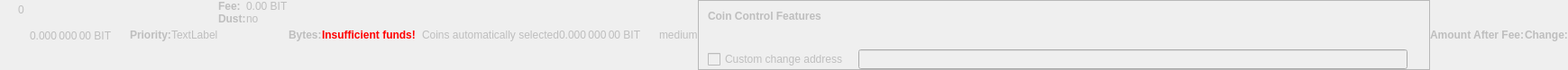
    <widget class="QWidget" name="dummyHideWidget" native="true">
     <property name="enabled">
      <bool>false</bool>
     </property>
     <property name="maximumSize">
      <size>
       <width>100</width>
       <height>22</height>
      </size>
     </property>
     <layout class="QHBoxLayout" name="dummyHideLayout">
      <property name="spacing">
       <number>0</number>
      </property>
      <property name="leftMargin">
       <number>0</number>
      </property>
      <property name="topMargin">
       <number>0</number>
      </property>
      <property name="rightMargin">
       <number>0</number>
      </property>
      <property name="bottomMargin">
       <number>0</number>
      </property>
      <item>
       <layout class="QFormLayout" name="formLayoutCoinControl1">
        <property name="horizontalSpacing">
         <number>10</number>
        </property>
        <property name="verticalSpacing">
         <number>14</number>
        </property>
        <property name="leftMargin">
         <number>10</number>
        </property>
        <property name="topMargin">
         <number>4</number>
        </property>
        <property name="rightMargin">
         <number>6</number>
        </property>
        <item row="0" column="1">
         <widget class="QLabel" name="labelCoinControlBytes">
          <property name="cursor">
           <cursorShape>IBeamCursor</cursorShape>
          </property>
          <property name="contextMenuPolicy">
           <enum>Qt::ActionsContextMenu</enum>
          </property>
          <property name="text">
           <string notr="true">0</string>
          </property>
          <property name="textInteractionFlags">
           <set>Qt::LinksAccessibleByMouse|Qt::TextSelectableByKeyboard|Qt::TextSelectableByMouse</set>
          </property>
         </widget>
        </item>
       </layout>
      </item>
      <item>
       <widget class="QLabel" name="labelCoinControlAfterFee">
        <property name="enabled">
         <bool>false</bool>
        </property>
        <property name="sizePolicy">
         <sizepolicy hsizetype="Fixed" vsizetype="Fixed">
          <horstretch>0</horstretch>
          <verstretch>0</verstretch>
         </sizepolicy>
        </property>
        <property name="minimumSize">
         <size>
          <width>111</width>
          <height>12</height>
         </size>
        </property>
        <property name="maximumSize">
         <size>
          <width>111</width>
          <height>12</height>
         </size>
        </property>
        <property name="cursor">
         <cursorShape>IBeamCursor</cursorShape>
        </property>
        <property name="contextMenuPolicy">
         <enum>Qt::ActionsContextMenu</enum>
        </property>
        <property name="text">
         <string notr="true">0.000 000 00 BIT</string>
        </property>
        <property name="textInteractionFlags">
         <set>Qt::LinksAccessibleByMouse|Qt::TextSelectableByKeyboard|Qt::TextSelectableByMouse</set>
        </property>
       </widget>
      </item>
      <item>
       <widget class="QLabel" name="labelCoinControlPriorityText">
        <property name="enabled">
         <bool>false</bool>
        </property>
        <property name="font">
         <font>
          <weight>75</weight>
          <bold>true</bold>
         </font>
        </property>
        <property name="text">
         <string>Priority:</string>
        </property>
       </widget>
      </item>
      <item>
       <layout class="QHBoxLayout" name="horizontalLayout">
        <item>
         <widget class="QLabel" name="WarningLabel">
          <property name="text">
           <string>TextLabel</string>
          </property>
         </widget>
        </item>
       </layout>
      </item>
      <item>
       <layout class="QFormLayout" name="formLayoutCoinControl3">
        <property name="horizontalSpacing">
         <number>0</number>
        </property>
        <property name="verticalSpacing">
         <number>0</number>
        </property>
        <property name="leftMargin">
         <number>0</number>
        </property>
        <property name="topMargin">
         <number>0</number>
        </property>
        <property name="rightMargin">
         <number>0</number>
        </property>
        <item row="0" column="0">
         <widget class="QLabel" name="labelCoinControlFeeText">
          <property name="enabled">
           <bool>false</bool>
          </property>
          <property name="font">
           <font>
            <weight>75</weight>
            <bold>true</bold>
           </font>
          </property>
          <property name="text">
           <string>Fee:</string>
          </property>
          <property name="margin">
           <number>0</number>
          </property>
         </widget>
        </item>
        <item row="0" column="1">
         <widget class="QLabel" name="labelCoinControlFee">
          <property name="enabled">
           <bool>false</bool>
          </property>
          <property name="cursor">
           <cursorShape>IBeamCursor</cursorShape>
          </property>
          <property name="contextMenuPolicy">
           <enum>Qt::ActionsContextMenu</enum>
          </property>
          <property name="text">
           <string notr="true">0.00 BIT</string>
          </property>
          <property name="textInteractionFlags">
           <set>Qt::LinksAccessibleByMouse|Qt::TextSelectableByKeyboard|Qt::TextSelectableByMouse</set>
          </property>
         </widget>
        </item>
        <item row="1" column="0">
         <widget class="QLabel" name="labelCoinControlLowOutputText">
          <property name="enabled">
           <bool>false</bool>
          </property>
          <property name="font">
           <font>
            <weight>75</weight>
            <bold>true</bold>
           </font>
          </property>
          <property name="text">
           <string>Dust:</string>
          </property>
         </widget>
        </item>
        <item row="1" column="1">
         <widget class="QLabel" name="labelCoinControlLowOutput">
          <property name="enabled">
           <bool>false</bool>
          </property>
          <property name="cursor">
           <cursorShape>IBeamCursor</cursorShape>
          </property>
          <property name="contextMenuPolicy">
           <enum>Qt::ActionsContextMenu</enum>
          </property>
          <property name="text">
           <string>no</string>
          </property>
          <property name="textInteractionFlags">
           <set>Qt::LinksAccessibleByMouse|Qt::TextSelectableByKeyboard|Qt::TextSelectableByMouse</set>
          </property>
         </widget>
        </item>
       </layout>
      </item>
      <item>
       <widget class="QLabel" name="labelCoinControlBytesText">
        <property name="enabled">
         <bool>false</bool>
        </property>
        <property name="font">
         <font>
          <weight>75</weight>
          <bold>true</bold>
         </font>
        </property>
        <property name="text">
         <string>Bytes:</string>
        </property>
       </widget>
      </item>
      <item>
       <layout class="QFormLayout" name="formLayoutCoinControl2">
        <property name="horizontalSpacing">
         <number>0</number>
        </property>
        <property name="verticalSpacing">
         <number>0</number>
        </property>
        <property name="leftMargin">
         <number>0</number>
        </property>
        <property name="topMargin">
         <number>0</number>
        </property>
        <property name="rightMargin">
         <number>0</number>
        </property>
       </layout>
      </item>
      <item>
       <layout class="QHBoxLayout" name="horizontalLayoutCoinControl2">
        <property name="spacing">
         <number>0</number>
        </property>
        <property name="bottomMargin">
         <number>0</number>
        </property>
       </layout>
      </item>
      <item>
       <widget class="QLabel" name="labelCoinControlInsuffFunds">
        <property name="enabled">
         <bool>false</bool>
        </property>
        <property name="minimumSize">
         <size>
          <width>0</width>
          <height>0</height>
         </size>
        </property>
        <property name="font">
         <font>
          <weight>75</weight>
          <bold>true</bold>
         </font>
        </property>
        <property name="styleSheet">
         <string notr="true">color:red;font-weight:bold;</string>
        </property>
        <property name="text">
         <string>Insufficient funds!</string>
        </property>
        <property name="margin">
         <number>5</number>
        </property>
       </widget>
      </item>
      <item>
       <layout class="QFormLayout" name="formLayoutCoinControl4">
        <property name="horizontalSpacing">
         <number>0</number>
        </property>
        <property name="verticalSpacing">
         <number>0</number>
        </property>
        <property name="leftMargin">
         <number>0</number>
        </property>
        <property name="topMargin">
         <number>0</number>
        </property>
        <property name="rightMargin">
         <number>0</number>
        </property>
       </layout>
      </item>
      <item>
       <widget class="QLabel" name="labelCoinControlChangeLabel">
        <property name="enabled">
         <bool>false</bool>
        </property>
        <property name="sizePolicy">
         <sizepolicy hsizetype="Preferred" vsizetype="Expanding">
          <horstretch>0</horstretch>
          <verstretch>0</verstretch>
         </sizepolicy>
        </property>
        <property name="minimumSize">
         <size>
          <width>0</width>
          <height>0</height>
         </size>
        </property>
        <property name="text">
         <string/>
        </property>
        <property name="margin">
         <number>3</number>
        </property>
       </widget>
      </item>
      <item>
       <widget class="QLabel" name="labelCoinControlAutomaticallySelected">
        <property name="enabled">
         <bool>false</bool>
        </property>
        <property name="sizePolicy">
         <sizepolicy hsizetype="Fixed" vsizetype="Fixed">
          <horstretch>0</horstretch>
          <verstretch>0</verstretch>
         </sizepolicy>
        </property>
        <property name="minimumSize">
         <size>
          <width>0</width>
          <height>0</height>
         </size>
        </property>
        <property name="maximumSize">
         <size>
          <width>240</width>
          <height>16777215</height>
         </size>
        </property>
        <property name="text">
         <string>Coins automatically selected</string>
        </property>
        <property name="margin">
         <number>5</number>
        </property>
       </widget>
      </item>
      <item>
       <widget class="QLabel" name="labelCoinControlChange">
        <property name="enabled">
         <bool>false</bool>
        </property>
        <property name="sizePolicy">
         <sizepolicy hsizetype="Fixed" vsizetype="Fixed">
          <horstretch>0</horstretch>
          <verstretch>0</verstretch>
         </sizepolicy>
        </property>
        <property name="minimumSize">
         <size>
          <width>111</width>
          <height>0</height>
         </size>
        </property>
        <property name="maximumSize">
         <size>
          <width>111</width>
          <height>16777215</height>
         </size>
        </property>
        <property name="cursor">
         <cursorShape>IBeamCursor</cursorShape>
        </property>
        <property name="contextMenuPolicy">
         <enum>Qt::ActionsContextMenu</enum>
        </property>
        <property name="text">
         <string notr="true">0.000 000 00 BIT</string>
        </property>
        <property name="textInteractionFlags">
         <set>Qt::LinksAccessibleByMouse|Qt::TextSelectableByKeyboard|Qt::TextSelectableByMouse</set>
        </property>
       </widget>
      </item>
      <item>
       <widget class="QLabel" name="labelCoinControlPriority">
        <property name="enabled">
         <bool>false</bool>
        </property>
        <property name="cursor">
         <cursorShape>IBeamCursor</cursorShape>
        </property>
        <property name="contextMenuPolicy">
         <enum>Qt::ActionsContextMenu</enum>
        </property>
        <property name="text">
         <string>medium</string>
        </property>
        <property name="textInteractionFlags">
         <set>Qt::LinksAccessibleByMouse|Qt::TextSelectableByKeyboard|Qt::TextSelectableByMouse</set>
        </property>
       </widget>
      </item>
      <item>
       <widget class="QFrame" name="frameCoinControl">
        <property name="sizePolicy">
         <sizepolicy hsizetype="Expanding" vsizetype="Expanding">
          <horstretch>0</horstretch>
          <verstretch>0</verstretch>
         </sizepolicy>
        </property>
        <property name="maximumSize">
         <size>
          <width>16777215</width>
          <height>16777215</height>
         </size>
        </property>
        <property name="frameShape">
         <enum>QFrame::StyledPanel</enum>
        </property>
        <property name="frameShadow">
         <enum>QFrame::Sunken</enum>
        </property>
        <layout class="QVBoxLayout" name="verticalLayoutCoinControl2_2">
         <property name="spacing">
          <number>0</number>
         </property>
         <property name="leftMargin">
          <number>0</number>
         </property>
         <property name="topMargin">
          <number>0</number>
         </property>
         <property name="rightMargin">
          <number>0</number>
         </property>
         <property name="bottomMargin">
          <number>0</number>
         </property>
         <item>
          <layout class="QVBoxLayout" name="verticalLayoutCoinControl" stretch="0,0,0,1">
           <property name="spacing">
            <number>0</number>
           </property>
           <property name="leftMargin">
            <number>10</number>
           </property>
           <property name="topMargin">
            <number>10</number>
           </property>
           <item>
            <layout class="QHBoxLayout" name="horizontalLayoutCoinControl1">
             <property name="bottomMargin">
              <number>15</number>
             </property>
             <item>
              <widget class="QLabel" name="labelCoinControlFeatures">
               <property name="enabled">
                <bool>false</bool>
               </property>
               <property name="sizePolicy">
                <sizepolicy hsizetype="Preferred" vsizetype="Maximum">
                 <horstretch>0</horstretch>
                 <verstretch>0</verstretch>
                </sizepolicy>
               </property>
               <property name="font">
                <font>
                 <weight>75</weight>
                 <bold>true</bold>
                </font>
               </property>
               <property name="styleSheet">
                <string notr="true">font-weight:bold;</string>
               </property>
               <property name="text">
                <string>Coin Control Features</string>
               </property>
              </widget>
             </item>
            </layout>
           </item>
           <item>
            <widget class="QWidget" name="widgetCoinControl" native="true">
             <property name="sizePolicy">
              <sizepolicy hsizetype="Preferred" vsizetype="Preferred">
               <horstretch>0</horstretch>
               <verstretch>0</verstretch>
              </sizepolicy>
             </property>
             <property name="minimumSize">
              <size>
               <width>0</width>
               <height>0</height>
              </size>
             </property>
             <property name="styleSheet">
              <string notr="true"/>
             </property>
             <layout class="QHBoxLayout" name="horizontalLayoutCoinControl5_2">
              <property name="leftMargin">
               <number>0</number>
              </property>
              <property name="topMargin">
               <number>0</number>
              </property>
              <property name="rightMargin">
               <number>0</number>
              </property>
              <property name="bottomMargin">
               <number>0</number>
              </property>
              <item>
               <layout class="QHBoxLayout" name="horizontalLayoutCoinControl3">
                <property name="spacing">
                 <number>20</number>
                </property>
                <property name="topMargin">
                 <number>0</number>
                </property>
                <property name="bottomMargin">
                 <number>10</number>
                </property>
               </layout>
              </item>
             </layout>
            </widget>
           </item>
           <item>
            <layout class="QHBoxLayout" name="horizontalLayoutCoinControl4" stretch="0,0,0">
             <property name="spacing">
              <number>12</number>
             </property>
             <property name="sizeConstraint">
              <enum>QLayout::SetDefaultConstraint</enum>
             </property>
             <property name="topMargin">
              <number>5</number>
             </property>
             <property name="rightMargin">
              <number>5</number>
             </property>
             <item>
              <widget class="QCheckBox" name="checkBoxCoinControlChange">
               <property name="enabled">
                <bool>false</bool>
               </property>
               <property name="toolTip">
                <string>If this is activated, but the change address is empty or invalid, change will be sent to a newly generated address.</string>
               </property>
               <property name="text">
                <string>Custom change address</string>
               </property>
              </widget>
             </item>
             <item>
              <widget class="QValidatedLineEdit" name="lineEditCoinControlChange">
               <property name="enabled">
                <bool>false</bool>
               </property>
               <property name="sizePolicy">
                <sizepolicy hsizetype="Expanding" vsizetype="Fixed">
                 <horstretch>0</horstretch>
                 <verstretch>0</verstretch>
                </sizepolicy>
               </property>
              </widget>
             </item>
             <item>
              <widget class="QLabel" name="labelCoinControlChangeLabel_2">
               <property name="sizePolicy">
                <sizepolicy hsizetype="Preferred" vsizetype="Expanding">
                 <horstretch>0</horstretch>
                 <verstretch>0</verstretch>
                </sizepolicy>
               </property>
               <property name="minimumSize">
                <size>
                 <width>0</width>
                 <height>0</height>
                </size>
               </property>
               <property name="text">
                <string/>
               </property>
               <property name="margin">
                <number>3</number>
               </property>
              </widget>
             </item>
            </layout>
           </item>
           <item>
            <spacer name="verticalSpacerCoinControl">
             <property name="orientation">
              <enum>Qt::Vertical</enum>
             </property>
             <property name="sizeHint" stdset="0">
              <size>
               <width>800</width>
               <height>1</height>
              </size>
             </property>
            </spacer>
           </item>
          </layout>
         </item>
        </layout>
       </widget>
      </item>
      <item>
       <widget class="QLabel" name="labelCoinControlAfterFeeText">
        <property name="enabled">
         <bool>false</bool>
        </property>
        <property name="minimumSize">
         <size>
          <width>0</width>
          <height>0</height>
         </size>
        </property>
        <property name="maximumSize">
         <size>
          <width>16777215</width>
          <height>16777215</height>
         </size>
        </property>
        <property name="font">
         <font>
          <weight>75</weight>
          <bold>true</bold>
         </font>
        </property>
        <property name="text">
         <string>Amount After Fee:</string>
        </property>
        <property name="alignment">
         <set>Qt::AlignLeading|Qt::AlignLeft|Qt::AlignVCenter</set>
        </property>
        <property name="margin">
         <number>0</number>
        </property>
       </widget>
      </item>
      <item>
       <widget class="QLabel" name="labelCoinControlChangeText">
        <property name="enabled">
         <bool>false</bool>
        </property>
        <property name="sizePolicy">
         <sizepolicy hsizetype="Preferred" vsizetype="Preferred">
          <horstretch>0</horstretch>
          <verstretch>0</verstretch>
         </sizepolicy>
        </property>
        <property name="minimumSize">
         <size>
          <width>0</width>
          <height>0</height>
         </size>
        </property>
        <property name="maximumSize">
         <size>
          <width>16777215</width>
          <height>16777215</height>
         </size>
        </property>
        <property name="font">
         <font>
          <weight>75</weight>
          <bold>true</bold>
         </font>
        </property>
        <property name="text">
         <string>Change:</string>
        </property>
        <property name="alignment">
         <set>Qt::AlignLeading|Qt::AlignLeft|Qt::AlignVCenter</set>
        </property>
       </widget>
      </item>
     </layout>
    </widget>
